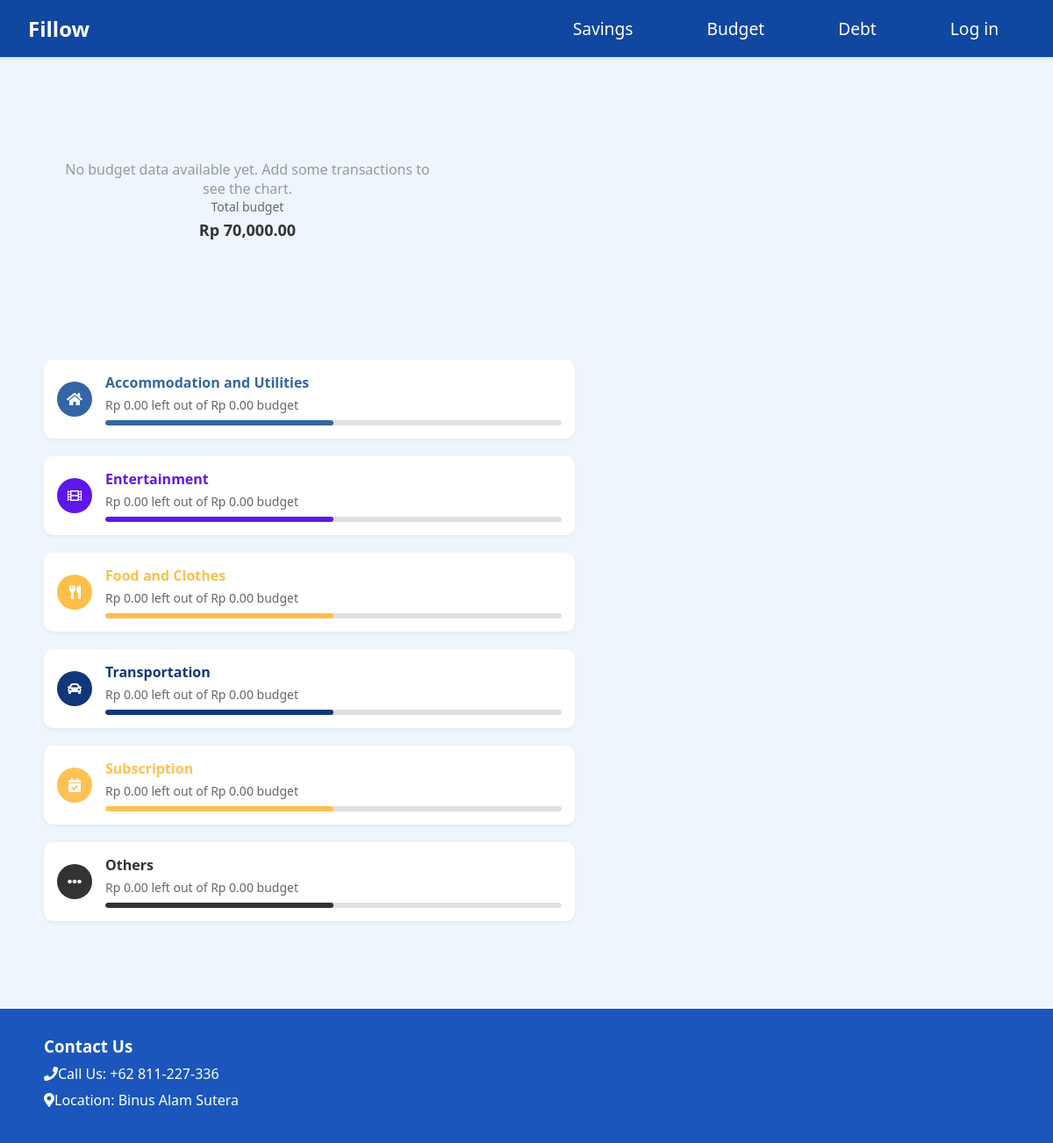
Screenshot of /budget (signed in) with the database file from the repository.
### models.py (models this page shows)
class Budget(db.Model):
    budget_id = db.Column(db.Integer, primary_key=True)
    curr_total_budget = db.Column(db.Float, nullable=False)
    acc_id = db.Column(db.Integer, db.ForeignKey('account.acc_id'))
    ent_id = db.Column(db.Integer, db.ForeignKey('entertainment.ent_id'))
    food_id = db.Column(db.Integer, db.ForeignKey('food.food_id'))
    trs_id = db.Column(db.Integer, db.ForeignKey('transportation.trs_id'))
    subs_id = db.Column(db.Integer, db.ForeignKey('subscription.subs_id'))
    other_id = db.Column(db.Integer, db.ForeignKey('other.other_id'))
    account = db.relationship('Account', backref='budget', lazy=True)
    entertainment = db.relationship('Entertainment', backref='budget', lazy=True)
    food = db.relationship('Food', backref='budget', lazy=True)
    transportation = db.relationship('Transportation', backref='budget', lazy=True)
    subscription = db.relationship('Subscription', backref='budget', lazy=True)
    other = db.relationship('Other', backref='budget', lazy=True)

class Account(db.Model):
    acc_id = db.Column(db.Integer, primary_key=True)
    acc_budget = db.Column(db.Float, nullable=False)
    acc_current = db.Column(db.Float, nullable=False)
    transaction = db.Column(db.String(255), nullable=True)
    date = db.Column(db.DateTime, nullable=True)
    detail = db.Column(db.Text, nullable=True)

class Entertainment(db.Model):
    ent_id = db.Column(db.Integer, primary_key=True)
    ent_budget = db.Column(db.Float, nullable=False)
    ent_current = db.Column(db.Float, nullable=False)
    transaction = db.Column(db.String(255), nullable=True)
    date = db.Column(db.DateTime, nullable=True)
    detail = db.Column(db.Text, nullable=True)

class Food(db.Model):
    food_id = db.Column(db.Integer, primary_key=True)
    food_budget = db.Column(db.Float, nullable=False)
    food_current = db.Column(db.Float, nullable=False)
    transaction = db.Column(db.String(255), nullable=True)
    date = db.Column(db.DateTime, nullable=True)
    detail = db.Column(db.Text, nullable=True)

class Transportation(db.Model):
    trs_id = db.Column(db.Integer, primary_key=True)
    trs_budget = db.Column(db.Float, nullable=False)
    trs_current = db.Column(db.Float, nullable=False)
    transaction = db.Column(db.String(255), nullable=True)
    date = db.Column(db.DateTime, nullable=True)
    detail = db.Column(db.Text, nullable=True)

class Subscription(db.Model):
    subs_id = db.Column(db.Integer, primary_key=True)
    subs_budget = db.Column(db.Float, nullable=False)
    subs_current = db.Column(db.Float, nullable=False)
    transaction = db.Column(db.String(255), nullable=True)
    date = db.Column(db.DateTime, nullable=True)
    detail = db.Column(db.Text, nullable=True)

class Other(db.Model):
    other_id = db.Column(db.Integer, primary_key=True)
    other_budget = db.Column(db.Float, nullable=False)
    other_current = db.Column(db.Float, nullable=False)
    transaction = db.Column(db.String(255), nullable=True)
    date = db.Column(db.DateTime, nullable=True)
    detail = db.Column(db.Text, nullable=True)

### routes.py (the view)
@BP.route('/budget')
def budget():
    user_id = session.get('user_id')
    if not user_id:
        return redirect(url_for('BP.login'))
    user = User.query.get(user_id)
    if not user or not user.budget_id:
        return redirect(url_for('BP.savings'))
    budget = Budget.query.get(user.budget_id)
    if not budget:
        flash("Budget not found.", "error")
        return redirect(url_for('BP.savings'))
    categories = {
        "Accommodation and Utilities": {
            "budget": budget.account.acc_budget if budget.account else 0,
            "current": budget.account.acc_current if budget.account else 0
        },
        "Entertainment": {
            "budget": budget.entertainment.ent_budget if budget.entertainment else 0,
            "current": budget.entertainment.ent_current if budget.entertainment else 0
        },
        "Food and Clothes": {
            "budget": budget.food.food_budget if budget.food else 0,
            "current": budget.food.food_current if budget.food else 0
        },
        "Transportation": {
            "budget": budget.transportation.trs_budget if budget.transportation else 0,
            "current": budget.transportation.trs_current if budget.transportation else 0
        },
        "Subscription": {
            "budget": budget.subscription.subs_budget if budget.subscription else 0,
            "current": budget.subscription.subs_current if budget.subscription else 0
        },
        "Others": {
            "budget": budget.other.other_budget if budget.other else 0,
            "current": budget.other.other_current if budget.other else 0
        }
    }
    category_labels = list(categories.keys())
    category_values = [cat["budget"] or 0 for cat in categories.values()]
    if not any(category_values):
        category_labels = ["No Data"]
        category_values = [1]
    return render_template(
        'budget.html',
        total_budget=budget.curr_total_budget or 0,
        categories=categories,
        category_labels=category_labels,
        category_values=category_values
    )

### templates/budget.html (shortened to what this page needs)
<!DOCTYPE html>
<html lang="en">
<head>
  <link rel="stylesheet" href="/static/budget.css" />
</head>
<body>
  <header>
    <nav class="navbar">
      <div class="logo" onclick="window.location.href= '/' ">Fillow</div>
      <ul class="nav-menu">
        <li><a onclick="window.location.href= '/savings' ">Savings</a></li>
        <li><a onclick="window.location.href= '/budget' ">Budget</a></li>
        <li><a href="">Debt</a></li>
        <li><a class="btn btn-primary" onclick="window.location.href= '/login' ">Log in</a></li>
      </ul>
    </nav>
  </header>
  <div class="container">
    <div class="content">
      <div class="budget-overview">
        <div class="chart-container">
            <div id="no-data-message" style="display:none; text-align:center; color:#999; margin-top: 1rem;">
                No budget data available yet. Add some transactions to see the chart.
            </div>
            <div class="total-budget">
                <p>Total budget</p>
                <h2>Rp {{ "{:,.2f}".format(total_budget) }}</h2>
            </div>
            </div>
        </div>
        <div class="budget-categories">
          {% for name, data in categories.items() %}
            {% set remaining = (data.budget or 0) - (data.current or 0) %}
            {% set class_name = name.split()[0].lower() %}
            <div class="category">
              <div class="category-icon {{ class_name }}-bg">
                {% if class_name == "accommodation" %}
                  <i class="fas fa-home"></i>
                {% elif class_name == "entertainment" %}
                  <i class="fas fa-film"></i>
                {% elif class_name == "food" %}
                  <i class="fas fa-utensils"></i>
                {% elif class_name == "transportation" %}
                  <i class="fas fa-car"></i>
                {% elif class_name == "subscription" %}
                  <i class="fas fa-calendar-check"></i>
                {% else %}
                  <i class="fas fa-ellipsis-h"></i>
                {% endif %}
              </div>
              <div class="category-details">
                <div class="category-name {{ class_name }}">{{ name }}</div>
                <div class="category-budget">
                  Rp {{ "{:,.2f}".format(remaining) }} left out of Rp {{ "{:,.2f}".format(data.budget or 0) }} budget
                </div>
                <div class="progress-bar">
                  <div class="progress {{ class_name }}-bg" style="width: 50%;"></div>
                </div>
              </div>
            </div>
          {% endfor %}
        </div>
      </div>
    </div>
  <footer>
    <h3 class="footer-title">Contact Us</h3>
    <div class="contact-info">
      <p><i class="fas fa-phone"></i> Call Us: +62 811-227-336</p>
      <p><i class="fas fa-map-marker-alt"></i> Location: Binus Alam Sutera</p>
    </div>
  </footer>
</body>
</html>

### static/budget.css (style rules this page uses)
* { margin: 0; padding: 0; box-sizing: border-box; font-family: 'Segoe UI', Tahoma, Geneva, Verdana, sans-serif; }
body { background-color: #f5f8fc; color: #333; max-width: 100%; overflow-x: hidden; }
.container { width: 100%; margin: 0; padding: 0; box-shadow: 0 0 20px rgba(0, 0, 0, 0.1); }
header { background-color: #1a56bb; color: white; padding: 0px; display: flex; justify-content: space-between; align-items: center; width: 100%; }
.logo { font-size: 24px; font-weight: bold; }
.navbar { position: fixed; top: 0; width: 100%; background: #0F47A1; box-shadow: 0 2px 4px rgba(0,0,0,0.1); display: flex; align-items: center; justify-content: space-between; padding: 1rem 2rem; z-index: 1000; left: 0; right: 0; }
.navbar .logo { font-size: 1.5rem; font-weight: bold; color: var(--primary); }
.nav-menu { list-style: none; display: flex; align-items: center; gap: 1.5rem; }
.nav-menu li a { color: var(--light); font-weight: 500; transition: color 0.3s; }
nav { display: flex; justify-content: center; background-color: #1a56bb; width: 100%; }
nav a { color: white; text-decoration: none; padding: 15px 30px; font-weight: 700; font-size: 1.2rem; transition: all 0.3s ease; text-align: center; }
.content { padding: 80px 50px; background-color: #edf5fd; min-height: 70vh; width: 100%; }
.budget-overview { display: flex; justify-content: space-between; align-items: center; margin-bottom: 30px; max-width: 100%; padding: 0 20px; margin-left: auto; margin-right: auto; flex-wrap: wrap; }
.chart-container { width: 40%; position: relative; min-width: 300px; }
.total-budget { position: absolute; top: 50%; left: 50%; transform: translate(-50%, -50%); text-align: center; }
.total-budget p { color: #666; margin-bottom: 5px; font-size: 14px; }
.total-budget h2 { font-size: 18px; font-weight: bold; color: #333; }
.budget-categories { width: 55%; min-width: 300px; }
.category { display: flex; align-items: center; margin-bottom: 20px; padding: 15px; background-color: white; border-radius: 10px; box-shadow: 0 2px 5px rgba(0, 0, 0, 0.05); transition: transform 0.3s ease; }
.category-icon { width: 40px; height: 40px; border-radius: 50%; display: flex; justify-content: center; align-items: center; margin-right: 15px; color: white; }
.category-details { flex-grow: 1; }
.category-name { font-weight: 600; margin-bottom: 5px; color: #333; }
.category-budget { font-size: 14px; color: #666; }
.progress-bar { height: 6px; background-color: #e0e0e0; border-radius: 3px; margin-top: 8px; overflow: hidden; }
.progress { height: 100%; border-radius: 3px; transition: width 0.5s ease; }
.accommodation { color: #3465A4; }
.accommodation-bg { background-color: #3465A4; }
.entertainment { color: #5e17eb; }
.entertainment-bg { background-color: #5e17eb; }
.food { color: #FCBF49; }
.food-bg { background-color: #FCBF49; }
.transportation { color: #103778; }
.transportation-bg { background-color: #103778; }
.subscription { color: #ffc154; }
.subscription-bg { background-color: #ffc154; }
.others { color: #333; }
.others-bg { background-color: #333; }
footer { background-color: #1a56bb; color: white; padding: 30px 50px; margin-top: auto; }
.contact-info p { margin: 8px 0; display: flex; align-items: center; }
.chart-container { min-height: 300px; position: relative; display: flex; flex-direction: column; align-items: center; justify-content: center; }
.chart-container.no-chart .total-budget { position: static; transform: none; margin-bottom: 20px; }

### rows the page displays
Budget: curr_total_budget "70,000.00"
Account: acc_current 0 (drawn), acc_budget "0.00"
Entertainment: ent_current 0 (drawn), ent_budget "0.00"
Food: food_current 0 (drawn), food_budget "0.00"
Transportation: trs_current 0 (drawn), trs_budget "0.00"
Subscription: subs_current 0 (drawn), subs_budget "0.00"
Other: other_current 0 (drawn), other_budget "0.00"

### other values shown
{{ name }} "Accommodation and Utilities" "Entertainment" "Food and Clothes" "Transportation" "Subscription" "Others"
{{ "{:,.2f}".format(remaining) }} "0.00" "0.00" "0.00" "0.00" "0.00" "0.00"
